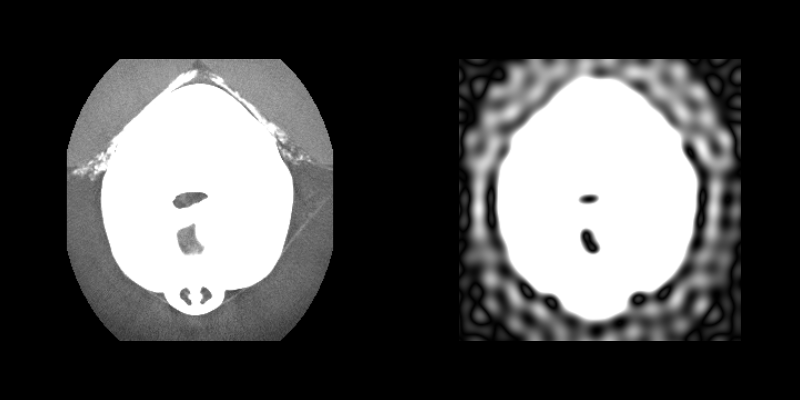

Source code (Python):
#!/usr/bin/env python

# Apply an ideal low-pass filter in the frequency domain to smooth a
# medical volume slice and display original vs filtered side by side.

import os
from pathlib import Path

# Factory overrides: importing these modules registers the OpenGL rendering
# and interaction style implementations for vtkRenderingCore factory classes.
import vtkmodules.vtkInteractionStyle  # noqa: F401
import vtkmodules.vtkRenderingOpenGL2  # noqa: F401
# VTK pipeline classes used in this example
from vtkmodules.vtkIOImage import vtkMetaImageReader
from vtkmodules.vtkImagingCore import vtkImageCast
from vtkmodules.vtkImagingFourier import vtkImageFFT, vtkImageIdealLowPass, vtkImageRFFT
from vtkmodules.vtkImagingMath import vtkImageMagnitude
from vtkmodules.vtkInteractionStyle import vtkInteractorStyleImage
from vtkmodules.vtkRenderingCore import (
    vtkImageActor,
    vtkRenderWindow,
    vtkRenderWindowInteractor,
    vtkRenderer,
)

# Colors (normalized RGB)
black_rgb = (0.0, 0.0, 0.0)

# Data directory: defaults to the folder containing this script
data_dir = Path(os.environ.get("VPE_DATA_DIR", Path(__file__).parent))

# Reader: load a single slice PNG image
reader = vtkMetaImageReader()
reader.SetFileName(str(data_dir / "FullHead.mhd"))
reader.Update()

# Choose the middle axial slice
extent = reader.GetOutput().GetExtent()
mid_z = (extent[4] + extent[5]) // 2

# FFT: transform the image to the frequency domain
fft = vtkImageFFT()
fft.SetInputConnection(reader.GetOutputPort())
fft.SetDimensionality(2)

# IdealLowPass: zero all frequencies above the cutoff
low_pass = vtkImageIdealLowPass()
low_pass.SetInputConnection(fft.GetOutputPort())
low_pass.SetXCutOff(0.05)
low_pass.SetYCutOff(0.05)

# RFFT: transform back to the spatial domain
rfft = vtkImageRFFT()
rfft.SetInputConnection(low_pass.GetOutputPort())
rfft.SetDimensionality(2)

# Magnitude: extract real magnitude from complex output
magnitude = vtkImageMagnitude()
magnitude.SetInputConnection(rfft.GetOutputPort())

# Cast filtered to unsigned char for display
cast_filtered = vtkImageCast()
cast_filtered.SetInputConnection(magnitude.GetOutputPort())
cast_filtered.SetOutputScalarTypeToUnsignedChar()
cast_filtered.ClampOverflowOn()

# Cast original to unsigned char for display
cast_original = vtkImageCast()
cast_original.SetInputConnection(reader.GetOutputPort())
cast_original.SetOutputScalarTypeToUnsignedChar()
cast_original.ClampOverflowOn()

# Actor 1: original slice (left viewport)
actor_original = vtkImageActor()
actor_original.GetMapper().SetInputConnection(cast_original.GetOutputPort())
actor_original.SetDisplayExtent(extent[0], extent[1], extent[2], extent[3], mid_z, mid_z)

# Actor 2: low-pass filtered slice (right viewport)
actor_filtered = vtkImageActor()
actor_filtered.GetMapper().SetInputConnection(cast_filtered.GetOutputPort())
actor_filtered.SetDisplayExtent(extent[0], extent[1], extent[2], extent[3], mid_z, mid_z)

# Renderer 1: left viewport — original
renderer_left = vtkRenderer()
renderer_left.SetViewport(0.0, 0.0, 0.5, 1.0)
renderer_left.AddActor(actor_original)
renderer_left.SetBackground(black_rgb)

# Renderer 2: right viewport — low-pass filtered
renderer_right = vtkRenderer()
renderer_right.SetViewport(0.5, 0.0, 1.0, 1.0)
renderer_right.AddActor(actor_filtered)
renderer_right.SetBackground(black_rgb)
renderer_right.SetActiveCamera(renderer_left.GetActiveCamera())

# Window: display the rendered scene
render_window = vtkRenderWindow()
render_window.AddRenderer(renderer_left)
render_window.AddRenderer(renderer_right)
render_window.SetWindowName("ideal low pass")
render_window.SetMultiSamples(0)
render_window.SetSize(800, 400)

# Interactor: handle mouse and keyboard events with 2D image style
render_window_interactor = vtkRenderWindowInteractor()
interactor_style_image = vtkInteractorStyleImage()
render_window_interactor.SetInteractorStyle(interactor_style_image)
render_window_interactor.SetRenderWindow(render_window)

# Scene: configure parallel projection for 2D image viewing
renderer_left.ResetCamera()
renderer_left.GetActiveCamera().ParallelProjectionOn()

render_window_interactor.Initialize()
render_window_interactor.Start()
